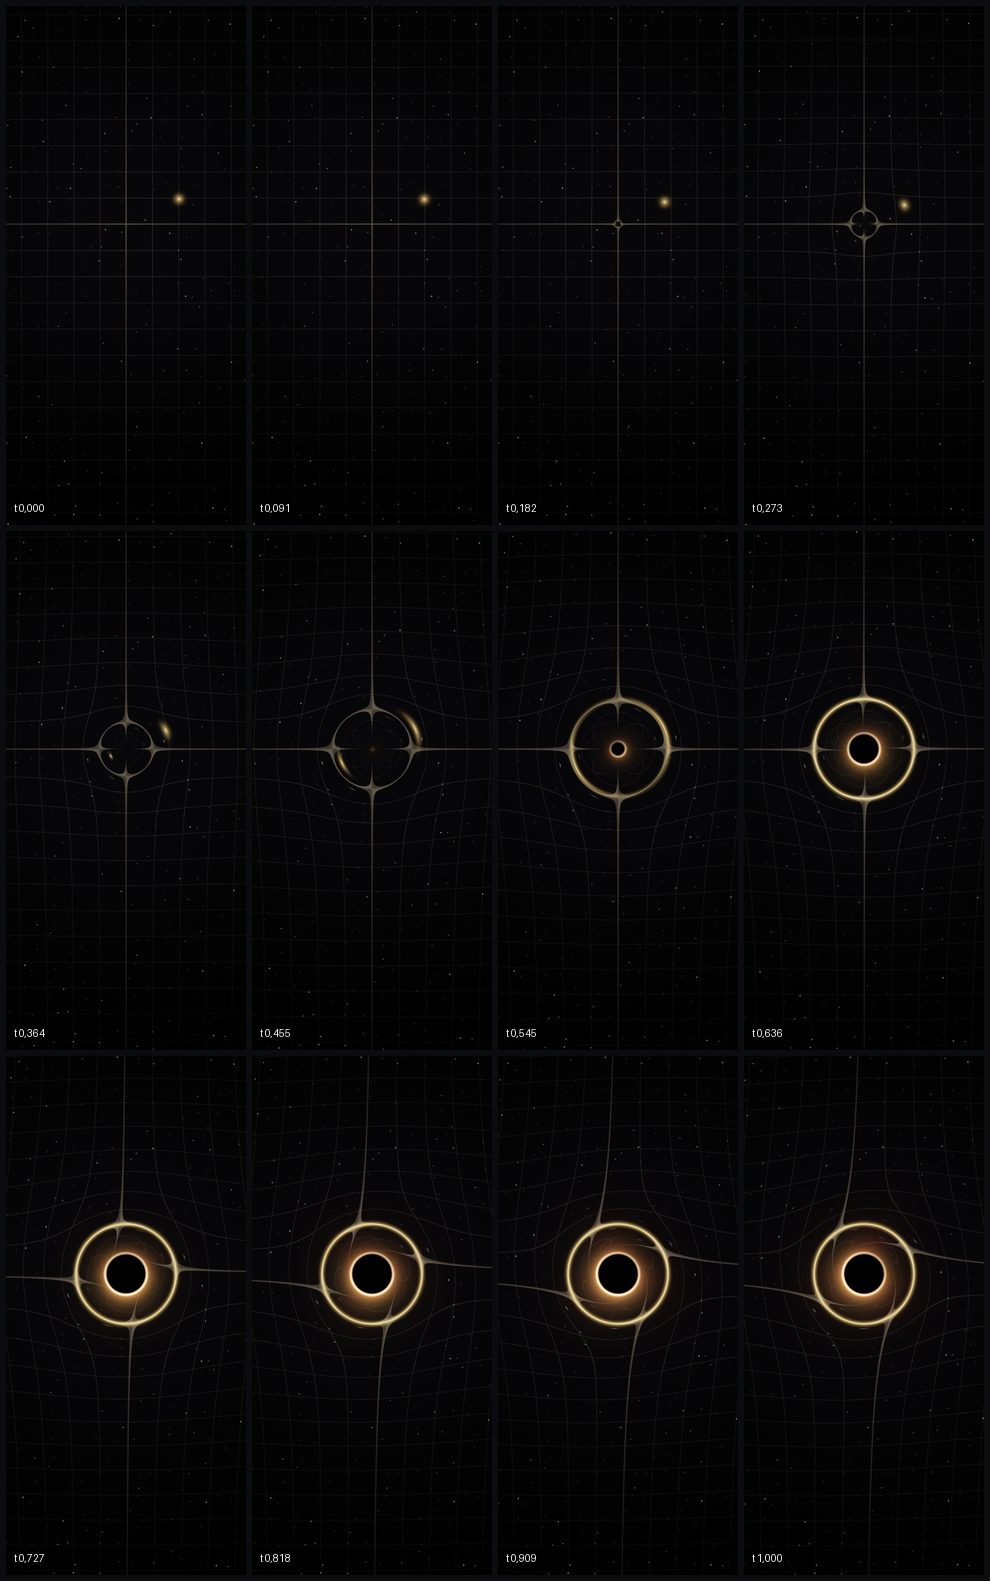

Recreate this plot in Python.
#!/usr/bin/env python3
"""Hoja de contacto de la lente gravitacional: 12 momentos de t (0 a 1) en 4 × 3, con su t abajo.

Basado en la idea de render.ts de pdoom-video (Giacomo Magnanini, github.com/mexicat/pdoom-video, MIT):
se avanza t a mano y se fotografía cada fotograma, así que sale igual en cualquier equipo.
Reutiliza servir() y hoja() de lab/charlie-video/exportar.py. Necesita Playwright y Pillow.
Sirve la raíz del repo en local: no sale nada a internet.

  python3 lab/charlie-lente/hoja.py                 # WebKit 390 × 844, nivel 1 (móvil)
  python3 lab/charlie-lente/hoja.py --nivel 2 --navegador chromium --ancho 1280 --alto 800

Saca lab/charlie-lente/hoja.jpg y lab/charlie-lente/poster.jpg (el momento t 0,85).
"""
import argparse, asyncio, json, os, sys, tempfile
from PIL import Image

AQUI = os.path.dirname(os.path.abspath(__file__))
sys.path.insert(0, os.path.join(os.path.dirname(AQUI), 'charlie-video'))
from exportar import servir, hoja  # noqa: E402

MOMENTOS = 12


async def principal(a):
    from playwright.async_api import async_playwright
    srv, base = servir()
    try:
        async with async_playwright() as pw:
            nav = await getattr(pw, a.navegador).launch()
            ctx = await nav.new_context(viewport={'width': a.ancho, 'height': a.alto}, device_scale_factor=a.escala,
                                        reduced_motion='no-preference')
            p = await ctx.new_page()
            errores = []
            p.on('pageerror', lambda e: errores.append(str(e)))
            p.on('console', lambda m: m.type == 'error' and errores.append(m.text))
            await p.goto(f'{base}/lab/charlie-lente/?ui=0&mm=0&nivel={a.nivel}&t=0')
            await p.wait_for_function("['1', 'fallo'].includes(document.documentElement.dataset.listo)", timeout=60000)
            if await p.evaluate('document.documentElement.dataset.listo') == 'fallo':
                raise SystemExit('La lente no ha cargado: ' + await p.evaluate("document.getElementById('estado').textContent"))
            tmp = tempfile.mkdtemp(prefix='lente-')
            fotos, momentos = [], []
            for i in range(MOMENTOS):
                t = round(i / (MOMENTOS - 1), 3)
                r = round(i * 0.6, 2)   # el reloj también avanza: se ve girar el lado brillante del anillo
                await p.evaluate('([t, r]) => lente.fotograma(t, r)', [t, r])
                ruta = os.path.join(tmp, f'{i:02d}.png')
                await p.screenshot(path=ruta)
                fotos.append(ruta)
                momentos.append({'t': t, 'r': r})
            await p.evaluate('([t, r]) => lente.fotograma(t, r)', [0.85, 3.0])
            poster = os.path.join(tmp, 'poster.png')
            await p.screenshot(path=poster)
            await nav.close()
    finally:
        srv.shutdown()
    tam = hoja(fotos, momentos, a.celda, os.path.join(AQUI, 'hoja.jpg'))
    ancho = 540
    im = Image.open(poster).convert('RGB')
    im.resize((ancho, round(ancho * im.height / im.width)), Image.LANCZOS).save(os.path.join(AQUI, 'poster.jpg'), quality=80, optimize=True, progressive=True)
    print(json.dumps({'hoja_px': tam, 'momentos': momentos, 'errores': errores}, ensure_ascii=False))


if __name__ == '__main__':
    ap = argparse.ArgumentParser(description=__doc__, formatter_class=argparse.RawDescriptionHelpFormatter)
    ap.add_argument('--navegador', choices=['webkit', 'chromium'], default='webkit')
    ap.add_argument('--ancho', type=int, default=390)
    ap.add_argument('--alto', type=int, default=844)
    ap.add_argument('--escala', type=float, default=2)
    ap.add_argument('--nivel', choices=['0', '1', '2'], default='1')
    ap.add_argument('--celda', type=int, default=240)
    asyncio.run(principal(ap.parse_args()))
